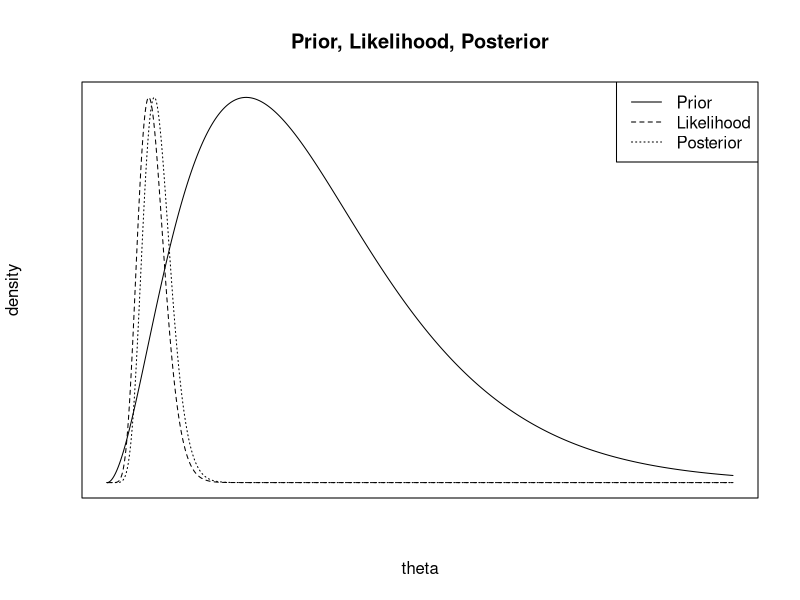
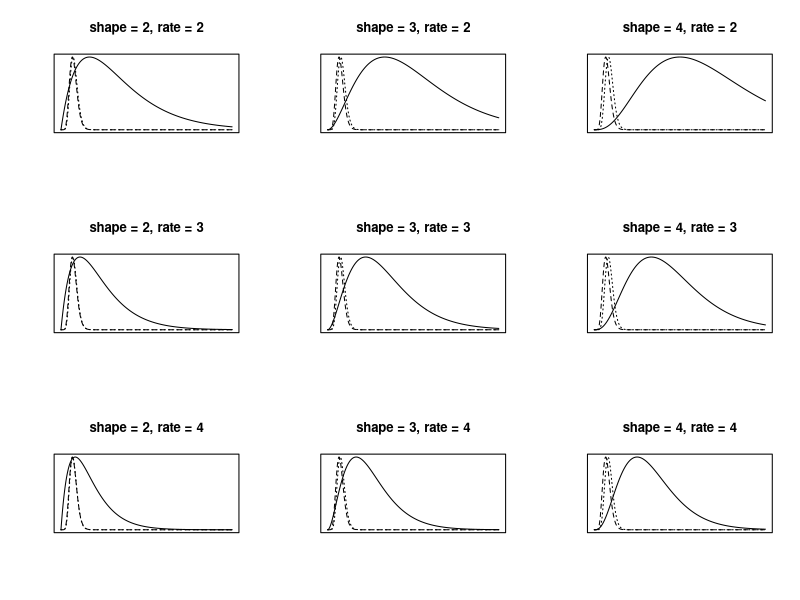
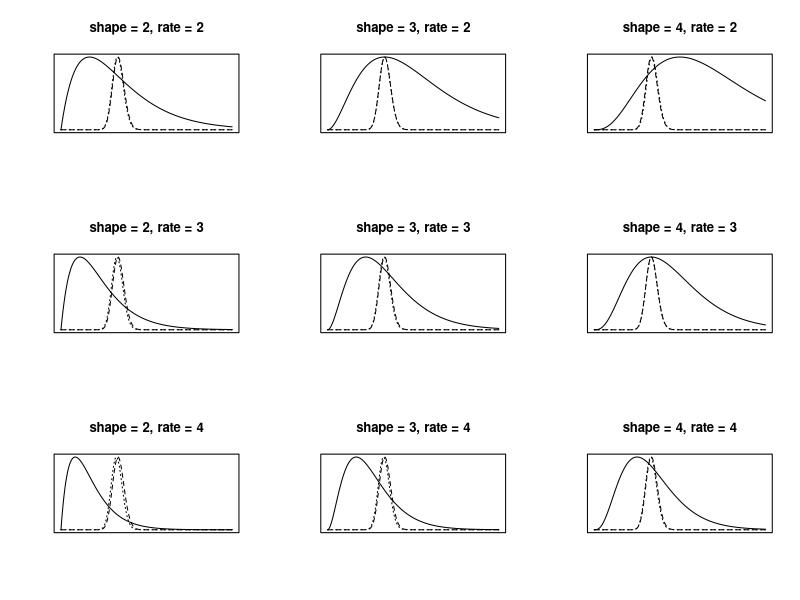

Here is the R script that generated these plots, in order:
# these are various varialbes that need to be set
# some choices are arbitrary
start.point <- 0 # lower bound for x values
end.point <- 3 # upper bound for x (theta) values
n <- 10 # number of observed RVs
x.sum <- 50 # sum of these observed RVs
seq.len <- 1000 # number of points to plot
shape <- 3 # parameter for gamma dist
rate <- 3 # parameter for gamma dist

# create a sequence of theta values
# these will be the domian values in the plots we make
theta.seq <- seq(from = start.point,
                 to = end.point,
                 length.out = seq.len)
# this function just computes values of the likelihood function
compExpLik <- function(theta, n, x.sum){
  return(theta^n*exp(-theta*x.sum))
}



makeGamSeqs <- function(theta.seq, shape, rate, n, x.sum){
#######################################
# This function makes of list of vectors that can be used to plot
# the prior, likelihood, and posterior
#
# Args
#   theta.seq:  a vector containing domain values
#   shape:  shape param for gamma dist
#   rate: rate param for gamma dist
#   n:  number of observed RVs
#   x.sum:  sum of observed RVs, a sufficient statistic
#
# Output:
#   This function returns a list.  The first item in the list is the 
# input theta.seq (for convinience later).  The second is the range values
# for the gamma prior with given shape and rate.  The third is the likelihood 
# domain values for the theta.seq range values.  The last is the range values
# for the posterior
#######################################
  # compute prior range values
  prior.seq <- dgamma(theta.seq,
                      shape = shape,
                      rate = rate)
  # compute posterior range values
  post.seq  <- dgamma(theta.seq,
                      shape = shape + n,
                      rate = rate + x.sum)
  # compute likelihood range values
  lik.seq <-   compExpLik(theta.seq, n, x.sum)
  # return a list with calculated vectors
  return(list(theta.seq, prior.seq, lik.seq, post.seq))
}

plotPrLiPo <- function(supp.seq,
                       prior.den.seq,
                       like.seq,
                       post.den.seq,
                       title = "Prior, Likelihood, Posterior",
                       x.lab = "theta",
                       y.lab = "density",
                       plot.leg = TRUE,
                       leg.pos = "topright"){
#######################################
# This function plots the prior, likelihood, and posterior on the same plot
#
# Args
#   supp.seq: sequence of support (domian) values for x-axis
#   prior.den.seq: density values for prior in vector
#   like.seq: density values for likelihood in vector
#   post.den.seq: density values for posterior
#   NOTE: ALL 4 OF THESE ARGUEMENTS SHOULD HAVE SAME LENGTH!
#   title:  a string with title for graph
#   x.lab:  label for x-axis (unknow parameter)
#   y.lab: label for y-axis (density)
#   plot.leg: boolean, whether to add legend to plot
#   leg.pos:  string or vector specifying legend position
#
# Output:
#   This function outputs a single graph with the prior, posterior, and
# likelihood on the same plot.  No axes are plotted.  Lines are distingushed
# by dots, dashes, and unbroken
#######################################
  # plot prior
  plot(supp.seq, # x values
       prior.den.seq, # y values
      type = "l",
      lty = 1, 
      main = title, # title is input
      axes = FALSE,
      frame.plot = TRUE,
      xlab = x.lab, # name x axis
      ylab = y.lab) # name y axis
  if (plot.leg){ # plot legend if desired
    legend(leg.pos,
         c("Prior", "Likelihood", "Posterior"),
         lty = c(1,2,3))
  }
  par(new = TRUE)
  # plot likelihood
  plot(supp.seq,
       like.seq,
       type = "l",
       lty = 2,
       xlab = "",
       ylab = "",
       axes = FALSE)
  par(new = TRUE)
  # plot posterior
  plot(supp.seq,
       post.den.seq,
       lty = 3,
       typ = "l",
       axes = FALSE,
       xlab = "",
       ylab = "")
}


varyParams <- function(param.mat, theta.seq, n, x.sum){
#######################################
# This function creates a series of plots, each corresponding to a set
# of hyperparameters taken from an input matrix
#
# Args:
#   param.mat: a matrix with various shape and rate combinations
#              first column contains shapes, second rates
#   theta.seq:  domain values for plot
#   n:  number of observations
#   x.sum: sum of these obervations
#
# Output:
#   A series of plots.  Can set grid size using par to make them appear in
# a single grid
#######################################
  apply(param.mat, 1, function(x){
    # compute seqs for this pair of params
    list.seqs <- makeGamSeqs(theta.seq, x[1], x[2], n, x.sum)
    # make title for graph
    main = paste0("shape = ", as.character(x[1]),
                  ", rate = ", as.character(x[2]))
    # plot densities for this set of params
    plotPrLiPo(list.seqs[[1]], 
               list.seqs[[2]], 
               list.seqs[[3]], 
               list.seqs[[4]],
               title = main,
               x.lab = "",
               y.lab = "", 
               plot.leg = FALSE)
  })
}
# this calcultes values needed to create plot
list.seqs <- makeGamSeqs(theta.seq, shape, rate, n, x.sum)
# create plot with single prior, likelihood, and posterior
pdf(file = "jointplot.pdf")
par(mfrow = c(1,1))
plotPrLiPo(list.seqs[[1]], list.seqs[[2]], list.seqs[[3]], list.seqs[[4]])
dev.off()

# create grid with varying hyperparams
params <- c(2,3,4)
pair.mat <- expand.grid(params, params)
pdf(file = "gridplot.pdf") # save as pdf in working dir
par(mfrow = c(length(params), length(params)))
varyParams(pair.mat, theta.seq, n, x.sum)
dev.off()
# create grid with varying hyperparams and LARGE n
pdf(file = "gridplotbign.pdf") # save as pdf in working dir
par(mfrow = c(length(params), length(params)))
varyParams(pair.mat, theta.seq, n = 100, x.sum = 100)
dev.off()


